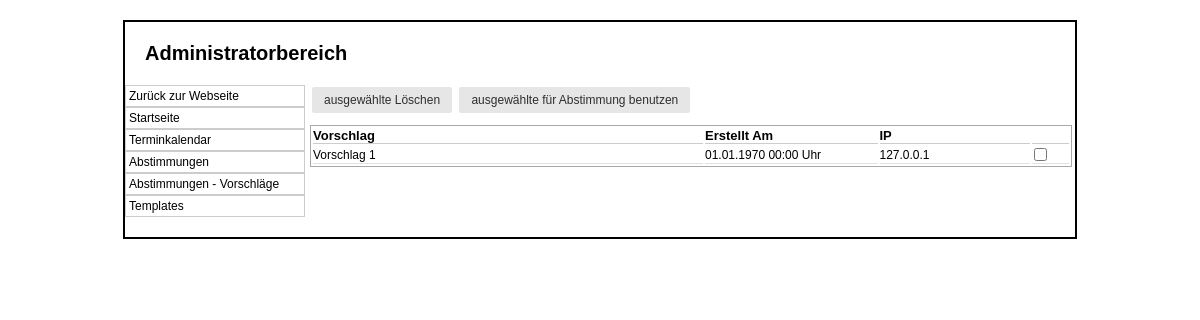
/admin/vorschlaege.php, run on the app's committed database.
### tables this page shows
CREATE TABLE IF NOT EXISTS `abstimmung_vorschlaege` (
  `ID` int(11) NOT NULL AUTO_INCREMENT,
  `Text` varchar(100) NOT NULL,
  `Name` varchar(100) DEFAULT NULL,
  `IP` varchar(15) NOT NULL,
  `ErstelltAm` datetime DEFAULT NULL,
  PRIMARY KEY (`ID`)
);

### class/mysqli.class.php (called while the page is built, shortened)
<?php
class MysqliDb
{
    protected static $_prefix;
    protected $_mysqli;
    protected $_query;
    protected $_where = array();
    protected $_orderBy = array();
    protected $_groupBy = array();
    protected $host;
    protected $username;
    protected $password;
    protected $db;
    protected $port;
    public function __construct($host = NULL, $username = NULL, $password = NULL, $db = NULL, $port = NULL)
    {
        $this->host = $host;
        $this->username = $username;
        $this->password = $password;
        $this->db = $db;
        if($port == NULL)
            $this->port = ini_get ('mysqli.default_port');
        else
            $this->port = $port;
    }
    public function connect()
    {
        $this->_mysqli = new mysqli ($this->host, $this->username, $this->password, $this->db, $this->port)
            or die('There was a problem connecting to the database');
        $this->_mysqli->set_charset ('utf8');
    }
    protected function reset()
    {
        $this->_where = array();
        $this->_orderBy = array();
        $this->_groupBy = array();
        $this->_bindParams = array('');
        $this->_query = null;
    }
    public function setPrefix($prefix = '')
    {
        self::$_prefix = $prefix;
        return $this;
    }
    public function get($tableName, $numRows = null, $columns = '*')
    {
        if (empty ($columns))
            $columns = '*';
        $column = is_array($columns) ? implode(', ', $columns) : $columns;
        $this->_query = "SELECT $column FROM " .self::$_prefix . $tableName;
        $stmt = $this->_buildQuery($numRows);
        $stmt->execute();
        return $this->_dynamicBindResults($stmt);
    }
    public function orderBy($orderByField, $orderbyDirection = "DESC")
    {
        $orderbyDirection = strtoupper (trim ($orderbyDirection));
        $orderByField = preg_replace ("/[^-a-z0-9\.\(\),_]+/i",'', $orderByField);
        $this->_orderBy[$orderByField] = $orderbyDirection;
        return $this;
    }
    protected function _buildQuery($numRows = null, $tableData = null)
    {
        $stmt = $this->_prepareQuery();
        return $stmt;
    }
    protected function _dynamicBindResults(mysqli_stmt $stmt)
    {
        $parameters = array();
        $results = array();
        $meta = $stmt->result_metadata();
        $row = array();
        while ($field = $meta->fetch_field()) {
            $row[$field->name] = null;
            $parameters[] = & $row[$field->name];
        }
        call_user_func_array(array($stmt, 'bind_result'), $parameters);
        while ($stmt->fetch()) {
            $x = array();
            foreach ($row as $key => $val) {
                $x[$key] = $val;
            }
            array_push($results, $x);
        }
        return $results;
    }
    protected function _buildTableData ($tableData) {
        if (!is_array ($tableData))
            return;
        $this->_query = rtrim($this->_query, ', ');
    }
    protected function _buildWhere () {
        if (empty ($this->_where))
            return;
        $this->_query .= ' WHERE ';
        $this->_where[0][0] = '';
    }
    protected function _buildGroupBy () {
        if (empty ($this->_groupBy))
            return;
        $this->_query .= " GROUP BY ";
        $this->_query = rtrim($this->_query, ', ') . " ";
    }
    protected function _buildOrderBy () {
        if (empty ($this->_orderBy))
            return;
        $this->_query .= " ORDER BY ";
        foreach ($this->_orderBy as $prop => $value)
            $this->_query .= $prop . " " . $value . ", ";
        $this->_query = rtrim ($this->_query, ', ') . " ";
    }
    protected function _buildLimit ($numRows) {
        if (!isset ($numRows))
            return;
        if (is_array ($numRows))
            $this->_query .= ' LIMIT ' . (int)$numRows[0] . ', ' . (int)$numRows[1];
        else
            $this->_query .= ' LIMIT ' . (int)$numRows;
    }
    protected function _prepareQuery()
    {
        if (!$stmt = $this->_mysqli->prepare($this->_query)) {
            trigger_error("Problem preparing query ($this->_query) " . $this->_mysqli->error, E_USER_ERROR);
        }
        return $stmt;
    }
    protected function replacePlaceHolders ($str, $vals) {
        $newStr = "";
        return $newStr;
    }
}

### db_connect.php (called while the page is built, shortened)
<?php
include_once 'class/mysqli.class.php';
$db		= new MysqliDb(HOST,USER,PASSWORD,DATABASE);
?>

### admin/vorschlaege.php (the view, shortened to what this page needs)
<?php
require_once('../db_connect.php');
$inhalt = null;
if(isset($_POST['add_abstimmung'])) {
	$text_abstimmung	= $_POST['text_abstimmung'];
	$vorschlag_name		= $_POST['vorschlag_name'];
	$vorschlag_stimmen	= $_POST['vorschlag_stimmen'];
	$gueltig_bis		= date('Y-m-d', strtotime($_POST['gueltig_bis_date'])).' '.date('H:i:s', strtotime($_POST['gueltig_bis_time']));
	$count				= count($vorschlag_name);
	$data = Array ("Bezeichnung"	=> $text_abstimmung, "ErstelltAm" => date('Y-m-d H:i:s', time()), "GueltigBis" => $gueltig_bis);
	$id = $db->insert(T_ABSTIMMUNG, $data);
	for($i = 0;$i < $count;$i++) {
		$data = Array ("Name" => $vorschlag_name[$i], "Abstimmung_ID" => $id,"Stimmen" => $vorschlag_stimmen[$i]);
		$db->insert(T_ABSTIMMUNG_TITEL, $data);
	}
	header("Location:vorschlaege.php?abs_add_ok");
}
else {
	$cols			= array("ID", "Text", "IP", "ErstelltAm");
	$db->orderBy("ErstelltAm", "DESC");
	$abstimmungen	= $db->get(T_ABSTIMMUNG_VORSCHLAEGE, null, $cols);
	$inhalt .= '<form method="POST" action="vorschlaege.php">
					<input type="submit" value="ausgewählte Löschen" class="btn" name="do[0]">
					<input type="submit" value="ausgewählte für Abstimmung benutzen" class="btn" name="do[1]">
	<table class="standard">
		<thead>
			<th>Vorschlag</th>
			<th width="23%">Erstellt Am</th>
			<th width="20%">IP</th>
			<th width="5%"></th>
		</thead>';
	foreach ($abstimmungen as $vorschlag) {
		$inhalt .= '<tr>
			<td>'.$vorschlag['Text'].'</td>
			<td>'.date('d.m.Y H:i', strtotime($vorschlag['ErstelltAm'])).' Uhr</td>
			<td>'.$vorschlag['IP'].'</a>
			<td><input type="checkbox" name="vorschlag[]" value="'.$vorschlag['ID'].'"></td>
		</tr>';
	}
	$inhalt .= '</table></form>';
}
?>
<html>
<head>
	<link rel="stylesheet" type="text/css" href="style.css">
	<link rel="stylesheet" href="../css/tcal.css">
	<link rel="stylesheet" href="../js/protoplasm/protoplasm_full.css">
</head>
<body>
	<div id="container">
		<div id="header">
			<h1>Administratorbereich</h1>
		</div>
		<div id="navi">
			<ul>
				<li><a href="../">Zurück zur Webseite</a></li>
				<li><a href="index.php">Startseite</a></li>
				<li><a href="index.php?p=termine">Terminkalendar</a></li>
				<li><a href="abstimmung.php">Abstimmungen</a></li>
				<li><a href="vorschlaege.php">Abstimmungen - Vorschläge</a></li>
				<li><a href="templates.php">Templates</a></li>
			</ul>
		</div>
		<div id="content">
		<?php
			echo $inhalt;
		?>
		</div>
	</div>
</body>
</html>

### admin/style.css (style rules this page uses)
* { margin:0; padding:0; }
body { background-color:#FFF; color:#000; font-family:Verdana,Arial; font-size:12px; }
a { color:#000; text-decoration:none; }
input { padding:1px; margin:2px; }
.btn { font-family: inherit; font-size: 100%; *font-size: 90%; *overflow: visible; padding: 0.5em 1em; color: #444; color: rgba(0, 0, 0, 0.80); *color: #444; border: 1px solid #999; border: none rgba(0, 0, 0, 0); background-color: #E6E6E6; text-decoration: none; border-radius: 2px; display:inline-block; }
div#container { border:2px solid #000; margin:20px auto; padding-bottom:20px; width:950px; }
div#header { padding:20px; }
div#header h1 { font-size:20px; }
div#navi { float:left; width:180px; }
div#navi ul { list-style-type:none; }
div#navi ul li { border:1px solid #ccc; }
div#navi ul li a { display:block; padding:3px; }
div#content { float:left; width:762px; margin-left:5px; }
table.standard { width:100%; border:1px solid darkgrey; margin-top:10px; margin-bottom:10px; }
table.standard thead th { border-bottom:1px solid #ccc; font-size:13px; font-weight:bold; text-align:left; }
table.standard tr td { font-size:12px; border-bottom:1px solid #E1E1E1; }

### data on the page
abstimmung_vorschlaege: Text "Vorschlag 1", ErstelltAm "01.01.1970 00:00", IP "127.0.0.1"
